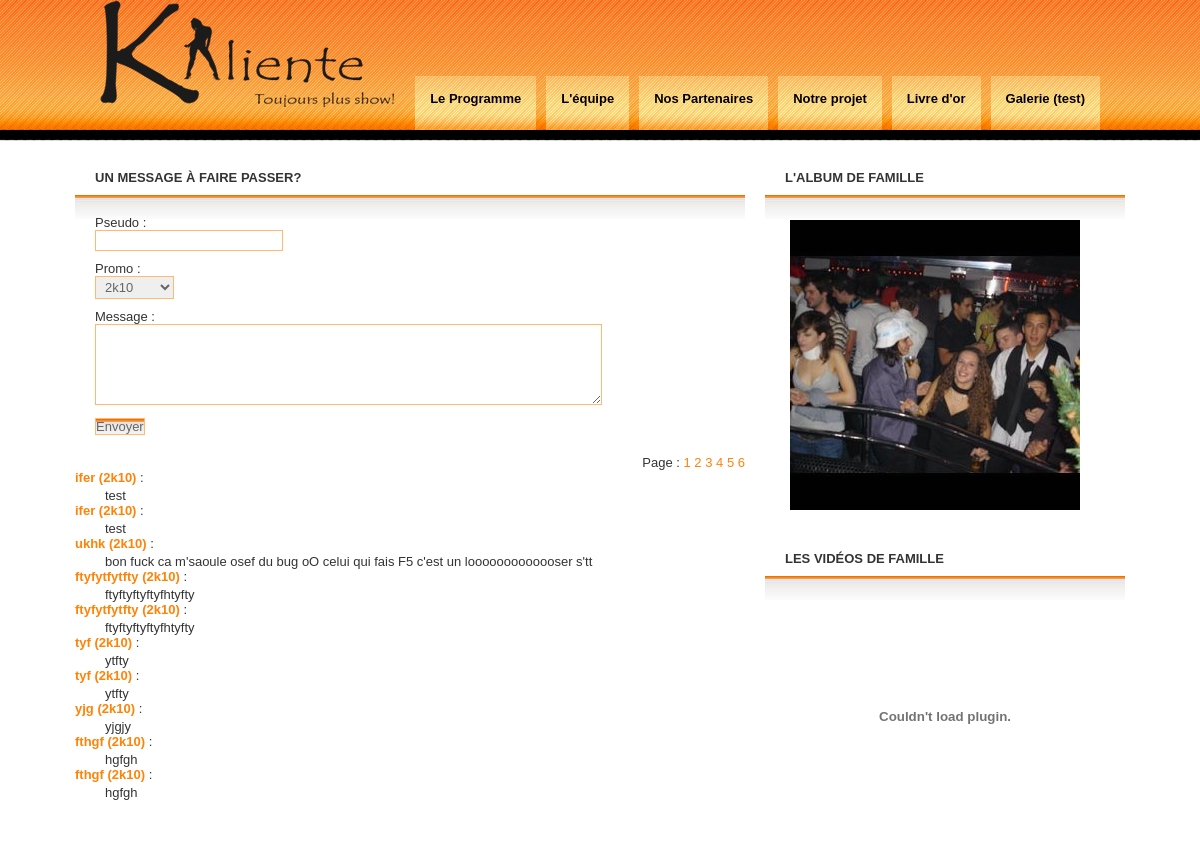
Page /index.php?livre on the committed database.
### tables this page shows
CREATE TABLE IF NOT EXISTS `livreor` (
  `id` int(11) NOT NULL auto_increment,
  `pseudo` varchar(255) NOT NULL default '',
  `promo` varchar(50) NOT NULL default '',
  `message` text NOT NULL,
  PRIMARY KEY  (`id`)
);

### livredor.php (the view, shortened to what this page needs)
  		<div class='boxed'>
			<h2 class='title'>Un message à faire passer? </h2>
			<div class='content'>
   <form method="post" action="index.php?livre">
      <fieldset>
        <p>
            <label for="pseudo">Pseudo :</label>
            <input name="pseudo" /><br />
           <label for="promo">Promo :</label>
           <select name="promo" id="promo">
           <option value="2k10" selected="selected">2k10</option>
       </select>
       <br />
           <label for='messsage'> Message :</label>
            <textarea name="message" rows="5" cols="60"></textarea><br />
            <input id="inputsubmit1" type="submit" name="inputsubmit1" value="Envoyer" />
        </p>
      </fieldset>
    </form>
</div>
    <p class="pages">
<?php
$nombreDeMessagesParPage = 10;
$retour = mysql_query('SELECT COUNT(*) AS nb_messages FROM livreor');
$donnees = mysql_fetch_array($retour);
$totalDesMessages = $donnees['nb_messages'];
$nombreDePages  = ceil($totalDesMessages / $nombreDeMessagesParPage);
echo 'Page : ';
for ($i = 1 ; $i <= $nombreDePages ; $i++)
{
    echo '<a href="index.php?livre&page=' . $i . '">' . $i . '</a> ';
}
?>
 <br />
</p>
<?php
if (isset($_GET['page']))
{
        $page = $_GET['page'];
}
else
{
        $page = 1;
}
$premierMessageAafficher = ($page - 1) * $nombreDeMessagesParPage;
$reponse = mysql_query('SELECT * FROM livreor ORDER BY id DESC LIMIT ' . $premierMessageAafficher . ', ' . $nombreDeMessagesParPage);
while ($donnees = mysql_fetch_array($reponse))
{
  echo '<span class="pseudo_livre">' . $donnees['pseudo'] .' ('. $donnees['promo'] . ') ' . '</span> :<br /> <p class="alinea">' . stripslashes($donnees['message']) . '</p>';
}
?>
<br /><br />

### css/index.css (style rules this page uses)
* { margin: 0; padding: 0; }
body { margin: 0; background: #FFFFFF url(../images/img01.png) repeat-x; font: normal small "Trebuchet MS", Arial, Helvetica, sans-serif; color: #333333; }
a { text-decoration: none; color: #ff8307; }
.alinea { margin-left:30px; margin-top:3px; }
.pseudo_livre { margin-top:15px; font-weight:bold; color:#ff8307; }
.pages { text-align:right; font:110%; }
.boxed .title { padding: 10px 20px; text-transform: uppercase; font-size: 1em; }
.boxed .content { padding: 20px; background: url(../images/img05.jpg) repeat-x; }
fieldset { border: none; }
label { display: block; }
input, select, textarea { margin-bottom: 10px; padding: 2px 5px; border: 1px solid #ffb971; font: normal small "Trebuchet MS", Arial, Helvetica, sans-serif; color: #666666; }
#inputsubmit1 { margin: 0; padding: 0; background: url(../images/img05.jpg) repeat-x; }

### rows in the picture
livreor: pseudo "ifer", promo "2k10", message "test"
livreor: pseudo "ifer", promo "2k10", message "test"
livreor: pseudo "ukhk", promo "2k10", message "bon fuck ca m'saoule osef du bug oO celui qui fais F5 c'est un looooooooooooser s'tt"
livreor: pseudo "ftyfytfytfty", promo "2k10", message "ftyftyftyftyfhtyfty"
livreor: pseudo "ftyfytfytfty", promo "2k10", message "ftyftyftyftyfhtyfty"
livreor: pseudo "tyf", promo "2k10", message "ytfty"
livreor: pseudo "tyf", promo "2k10", message "ytfty"
livreor: pseudo "yjg", promo "2k10", message "yjgjy"
livreor: pseudo "fthgf", promo "2k10", message "hgfgh"
livreor: pseudo "fthgf", promo "2k10", message "hgfgh"
